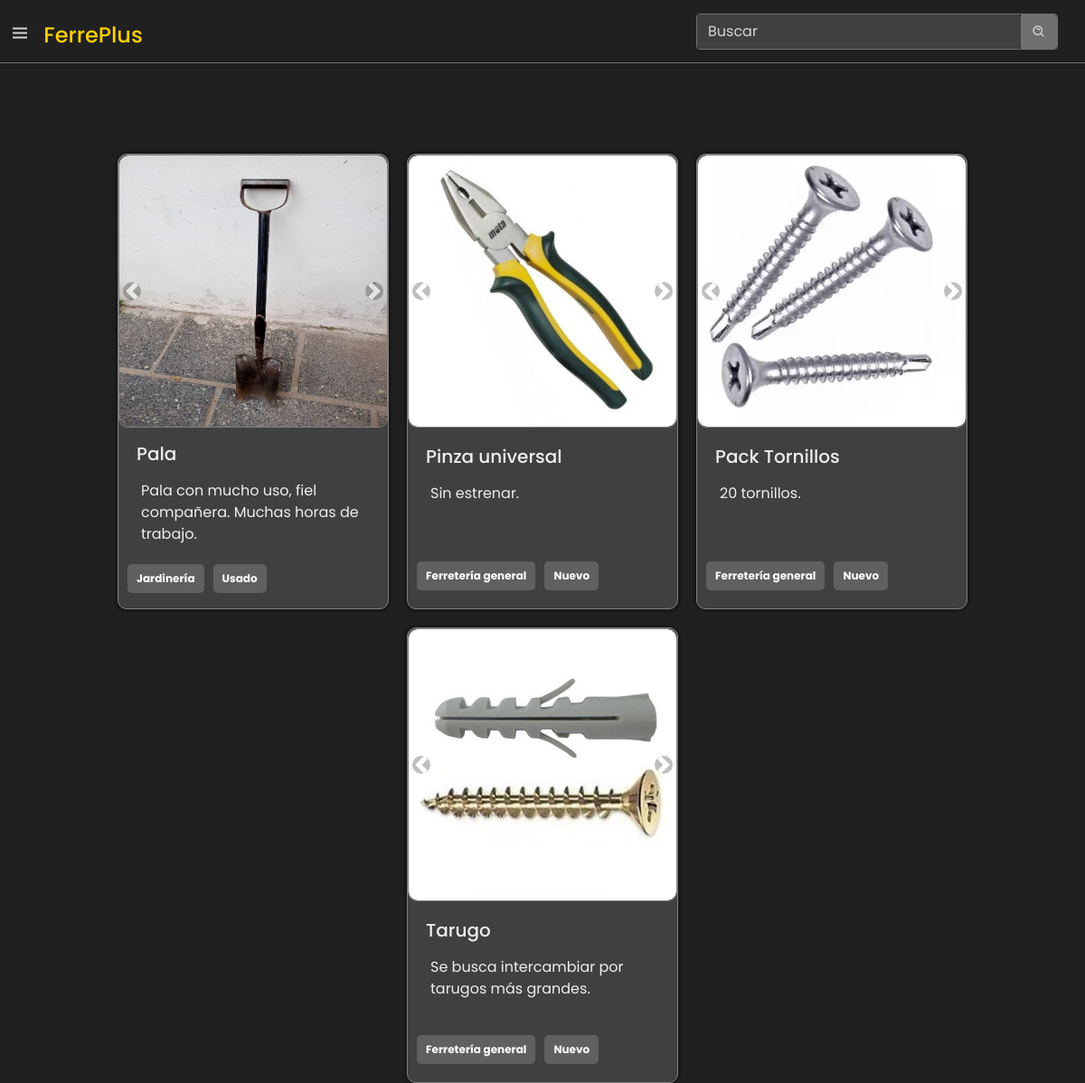
The app's page /pagina-principal/ (signed in) with its own data.
### vista_usuario/models.py (models this page shows)
class Imagen(models.Model):
    imagen = models.ImageField(upload_to='imagenes/')
    def __str__(self):
        return os.path.basename(self.imagen.name)

class Publicacion(models.Model):
    NUEVO = 'nuevo'
    USADO = 'usado'
    ESTADOS_CHOICES = [
        (NUEVO, 'Nuevo'),
        (USADO, 'Usado'),
    ]
    CATEGORIA_CHOICES = [
        ('Electricidad', 'Electricidad'),
        ('Ferretería general', 'Ferretería general'),
        ('Construcción', 'Construcción'),
        ('Herramientas', 'Herramientas'),
        ('Jardinería', 'Jardinería'),
        ('Protección personal', 'Protección personal'),
    ]
    titulo = models.CharField(max_length=100)
    estado = models.CharField(max_length=10, choices=ESTADOS_CHOICES, default=NUEVO)
    categoria = models.CharField(max_length=50, choices=CATEGORIA_CHOICES)
    sucursal = models.CharField(max_length=100)  # Esto puede cambiarse a ForeignKey si tienes una tabla de sucursales
    descripcion = models.TextField()
    autor = models.ForeignKey(User, on_delete=models.CASCADE)
    imagenes = models.ManyToManyField('Imagen', related_name='publicaciones')  # Relación ManyToMany con Imagen

### vista_usuario/views.py (the view)
# urls.py: path('pagina-principal/', user_views.pagina_principal, name="pagina_principal"),
@login_required
def pagina_principal(request):
    publicaciones = Publicacion.objects.all()
    imagenes_por_publicacion = {}
    for publicacion in publicaciones:
        imagenes_publicacion = publicacion.imagenes.all()
        imagenes_por_publicacion[publicacion] = imagenes_publicacion
    print('-'*100,imagenes_por_publicacion)
    return render(request, 'vista_usuario/vista_principal.html', {'publicaciones': publicaciones, 'imagenes_por_publicacion': imagenes_por_publicacion})

### templates/vista_usuario/vista_principal.html (shortened to what this page needs)
<!DOCTYPE html>
<html lang="es">
<head>
    <link href="https://stackpath.bootstrapcdn.com/bootstrap/4.5.2/css/bootstrap.min.css" rel="stylesheet">
    <link href="https://cdn.jsdelivr.net/npm/bootstrap-icons@1.10.3/font/bootstrap-icons.css" rel="stylesheet">
    <link href='https://unpkg.com/boxicons@2.1.4/css/boxicons.min.css' rel='stylesheet'>
    {% load static %}
    <link rel="stylesheet" type="text/css" href="{% static 'css/vista_intercambios.css' %}">
</head>
<body>
    <nav>
        <div class="logo">
            <i class="bx bx-menu menu-icon"></i>
            <span class="logo-name">FerrePlus</span>
        </div>
        <div class="input-group rounded">
            <input type="search" class="form-control rounded" placeholder="Buscar" aria-label="Search" aria-describedby="search-addon" />
            <span class="input-group-text border-0" id="search-addon">
              <i class="bx bx-search-alt"></i>
            </span>
          </div>
    </nav>
    <div class="contenedor-publicaciones">
        {% if publicaciones %}
        {% for publicacion, imagenes in imagenes_por_publicacion.items %}
            <div class="card">
                <div id="carousel{{ publicacion.id }}" class="carousel slide" data-ride="carousel">
                    <div class="carousel-inner">
                        {% for imagen in imagenes %}
                        <div class="carousel-item{% if forloop.first %} active{% endif %}">
                            <img src="{{  imagen.imagen.url  }}" class="d-block w-100" alt="Imagen de la publicación">
                        </div>
                        {% endfor %}
                    </div>
                    <a class="carousel-control-prev" href="#carousel{{ publicacion.id }}" role="button" data-slide="prev">
                        <span class="carousel-control-prev-icon" aria-hidden="true"></span>
                    </a>
                    <a class="carousel-control-next" href="#carousel{{ publicacion.id }}" role="button" data-slide="next">
                        <span class="carousel-control-next-icon" aria-hidden="true"></span>
                    </a>
                </div>
                <div class="card-body">
                    <h5 class="card-title">{{ publicacion.titulo }}</h5>
                    <p class="card-text">{{ publicacion.descripcion }}</p>
                    <div class="row">
                        <span class="badge badge-secondary">{{ publicacion.categoria}}</span>
                        <span class="badge badge-secondary">{{ publicacion.estado}}</span>
                    </div>
                </div>
            </div>
        {% endfor %}
        {% else %}
            <div class="alert alert-info" role="alert">
                No hay publicaciones disponibles.
            </div>
        {% endif %}
    </div>
</body>
</html>

### ferreplus/static/css/vista_intercambios.css (style rules this page uses)
* { font-family: "Poppins", sans-serif; font-weight: 400; font-style: normal; box-sizing: border-box; }
body { min-height: 100%; background-color: #202020; }
nav { border-bottom: 1px solid #707070!important; position: rel; top: 0; left: 0; height: 70px; width: 100%; display: flex; align-items: center; background-color: #202020; box-shadow: 0 0 1px rgba(0, 0, 0, 0.1); }
.logo .menu-icon { color: #d6d6d6; font-size: 24px; cursor: pointer; padding-left: 10px; margin-right: 10px; padding-top: 25px; padding-bottom: 20px; }
.logo .logo-name { align-items: center; padding-top: 20px; padding-bottom: 20px; color: #ffd100; font-size: 24px; font-weight: 500; cursor: pointer; }
.input-group.rounded { border: 1px solid #707070; position: rel; left: 0; right: 0; margin-left: auto; margin-right: 30px; width: 400px; }
.input-group.rounded input[type="search"] { display: fixed; background-color: #404040; color: #d6d6d6; border: none; border-top-left-radius: 8px; border-bottom-left-radius: 8px; }
.input-group.rounded input[type="search"]::placeholder { color: #d6d6d6; width: 400px; }
.input-group-text.border-0 { background-color: #707070; border-top-left-radius: 0; border-bottom-left-radius: 0; cursor: pointer; color: #d6d6d6; }
span { color: #fff; }
.contenedor-publicaciones { display: flex; flex-wrap: wrap; gap: 20px; justify-content: center; padding-top: 100px; }
.card { width: 18rem; height: 500px; display: flexbox; z-index: 2; }
.contenedor-publicaciones { display: flex; flex-wrap: wrap; justify-content: center; gap: 20px; }
.card img { width: 300px; height: 300px; }
.card-body { height: 200px; display: flex; flex-direction: column; justify-content: center; }
.card { width: 300px; height: auto; background-color: #404040; color: #eeeeee; border: 1px solid #808080; border-radius: 10px; box-shadow: 0px 0px 5px rgba(0, 0, 0, 0.8); transition: transform 0.5s ease; }
.carousel-inner { background-color: #404040; border: 1px solid #808080; border-radius: 10px; box-shadow: 0 0 px rgba(0, 0, 0, 0.800); }
.carousel-item img { border: none; border-radius: 10px; }
.carousel-control-prev, .carousel-control-next { width: 10%; }
.carousel-control-prev-icon, .carousel-control-next-icon { background-color: rgba(0, 0, 0, 0.5); border-radius: 50%; }
.badge { background-color: #606060; padding: 10px; border-radius: 5px; margin-left: 5px; margin-right: 5px; }
p { padding: 5px; border-radius: 5px; height: 200px; width: 100%; }

### records on screen
Publicacion: titulo "Pala", descripcion "Pala con mucho uso, fiel compañera. Muchas horas de trabajo.", categoria "Jardinería", estado "Usado"
Imagen: imagen (picture)
Publicacion: titulo "Pinza universal", descripcion "Sin estrenar.", categoria "Ferretería general", estado "Nuevo"
Imagen: imagen (picture)
Publicacion: titulo "Pack Tornillos", descripcion "20 tornillos.", categoria "Ferretería general", estado "Nuevo"
Imagen: imagen (picture)
Publicacion: titulo "Tarugo", descripcion "Se busca intercambiar por tarugos más grandes.", categoria "Ferretería general", estado "Nuevo"
Imagen: imagen (picture)
